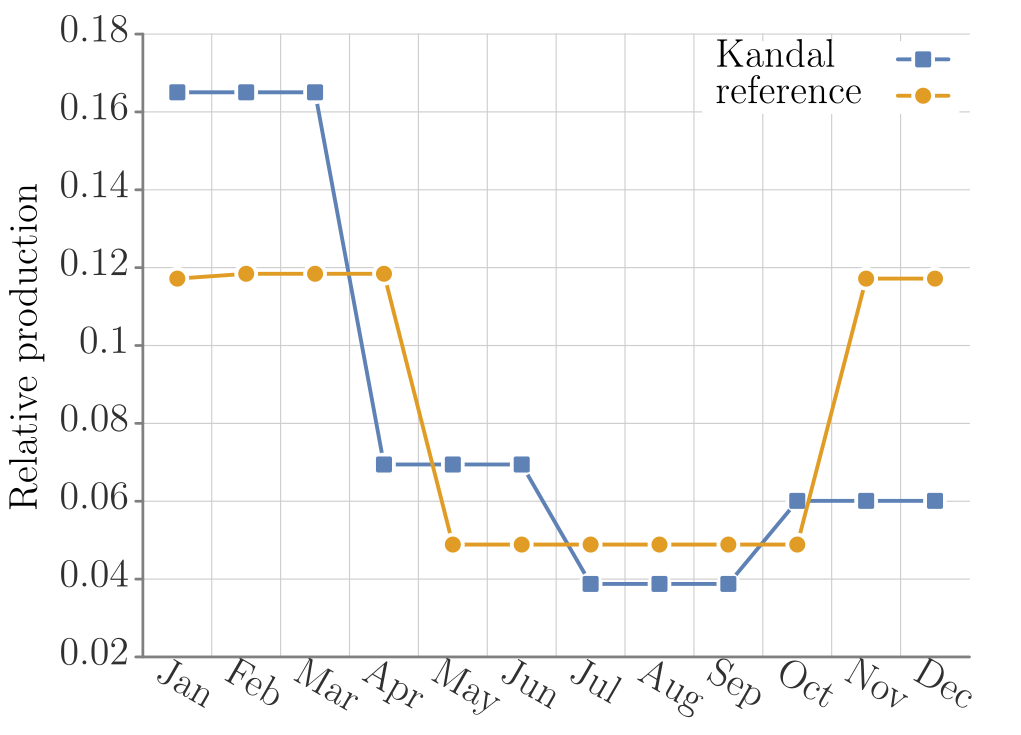

Write gnuplot code to recreate this figure.
##### terminal
clear
# set loadpath '~/Dropbox/proj/gp/src'
set term tikz standalone size 12.5cm,8.75cm font ",14" gparrows scale 2,2 textscale 2
set datafile separator ','

##### output
set output 'prod_tomato_KHM.tex'

##### bg: bg color, axes, grid, tics
##### http://www.colourlovers.com/palette/268142/Danger_Mouse
Danger='#F84934'; # red
Shoes='#4D5E5F'; # grey
##### Rand Olson
roBlue='#1F77B4';
roRed='#D62728';
# border
set style line 21 lt 1 lc rgb '#808080' 
set border 3 back ls 21 lw 5
# grid
set style line 22 lt 2 lc rgb '#CCCCCC' lw 2
set style line 23 lt 2 lc rgb '#DDDDDD' lw 1
set grid xtics mxtics ytics mytics back ls 22, ls 23
# tics
set tics textcolor rgb '#303030'
set tics nomirror out scale 1,.1
set mxtics 2
set mytics 2

##### load default linestyles
set style increment user
# taken care of in terminal
do for [i=1:15] { set style line i lt 1 lw 7 }

##### line colors
# mathematica default
DarkBlue= '#5e82b5'
Orange=   '#e09c24'
Green=    '#8fb030'
Red=      '#eb634f'
Purple=   '#8778b3'
Brown=    '#c46e1a'
LightBlue='#5c9ec7'
Yellow=   '#FDBF6F'
MATHEMATICA="#5e82b5 #e09c24 #8fb030 #eb634f #8778b3 #c46e1a #5c9ec7 #FDBF6F"
do for[i=1:8] {set style line i lc rgb word(MATHEMATICA,i)}
####

##### data style
set style data linespoints;
set style line 1 pt 5
set style line 2 pt 7
set style line 3 pt 13
set style line 4 pt 17
set style line 5 pt 4
set style line 6 pt 6
set style line 7 pt 12
set style line 8 pt 16
#
set pointintervalbox 4.5
do for [i=1:15] {set style line i ps 2.75 pi -1}

# NOTE: offsets should be a function of font sizes
##### key
set key t l Left spacing 2 width 5 opaque font ",15"

##### tics (note that tics are also set in theme)
set xtics font ",15" offset 0,.2
set ytics font ",15" offset 1.5,0

##### plot
set title font ",15" "" offset -3,.3
set xlabel "" offset 0,0 font ",15"
set ylabel "Relative production" offset -2,0 font ",15"


unset title; unset xlabel; unset mxtics; unset mytics;        set xtic rotate by -30 offset -2,-.5 scale 0 autojustify;        set key r t width 8;        set xrange [1:13];        set xtics ("Jan" 1,"Feb" 2,"Mar" 3,"Apr" 4,"May" 5,       "Jun" 6,"Jul" 7,"Aug" 8,"Sep" 9,"Oct" 10,"Nov" 11,"Dec" 12) offset 0.5,0;

set style fill transparent solid .5;       plot       'kandal.csv' u 1:3 ti 'Kandal',       'ref.csv' u 1:2 ti 'reference'

set term x11 reset;
